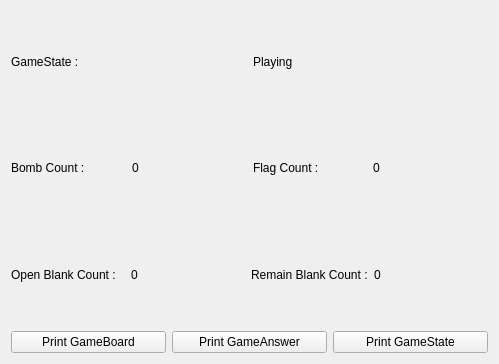
<?xml version="1.0" encoding="UTF-8"?>
<ui version="4.0">
 <class>Game</class>
 <widget class="QWidget" name="Game">
  <property name="geometry">
   <rect>
    <x>0</x>
    <y>0</y>
    <width>499</width>
    <height>364</height>
   </rect>
  </property>
  <property name="windowTitle">
   <string>Form</string>
  </property>
  <layout class="QGridLayout" name="gridLayout_2">
   <item row="0" column="0">
    <layout class="QHBoxLayout" name="horizontalLayout">
     <item>
      <widget class="QLabel" name="label">
       <property name="text">
        <string>GameState :</string>
       </property>
      </widget>
     </item>
     <item>
      <widget class="QLabel" name="gameState">
       <property name="text">
        <string>Playing</string>
       </property>
      </widget>
     </item>
    </layout>
   </item>
   <item row="1" column="0">
    <layout class="QHBoxLayout" name="horizontalLayout_2">
     <item>
      <widget class="QLabel" name="label_4">
       <property name="text">
        <string>Bomb Count :</string>
       </property>
      </widget>
     </item>
     <item>
      <widget class="QLabel" name="bombCount">
       <property name="text">
        <string>0</string>
       </property>
      </widget>
     </item>
     <item>
      <widget class="QLabel" name="label_8">
       <property name="text">
        <string>Flag Count :</string>
       </property>
      </widget>
     </item>
     <item>
      <widget class="QLabel" name="flagCount">
       <property name="text">
        <string>0</string>
       </property>
      </widget>
     </item>
    </layout>
   </item>
   <item row="2" column="0">
    <layout class="QHBoxLayout" name="horizontalLayout_3">
     <item>
      <widget class="QLabel" name="label_6">
       <property name="text">
        <string>Open Blank Count :</string>
       </property>
      </widget>
     </item>
     <item>
      <widget class="QLabel" name="openBlankCount">
       <property name="text">
        <string>0</string>
       </property>
      </widget>
     </item>
     <item>
      <widget class="QLabel" name="label_10">
       <property name="text">
        <string>Remain Blank Count :</string>
       </property>
      </widget>
     </item>
     <item>
      <widget class="QLabel" name="remainBlankCount">
       <property name="text">
        <string>0</string>
       </property>
      </widget>
     </item>
    </layout>
   </item>
   <item row="3" column="0">
    <layout class="QHBoxLayout" name="horizontalLayout_4">
     <item>
      <widget class="QPushButton" name="gameBoardButton">
       <property name="text">
        <string>Print GameBoard</string>
       </property>
      </widget>
     </item>
     <item>
      <widget class="QPushButton" name="gameAnswerButton">
       <property name="text">
        <string>Print GameAnswer</string>
       </property>
      </widget>
     </item>
     <item>
      <widget class="QPushButton" name="gameStateButton">
       <property name="text">
        <string>Print GameState</string>
       </property>
      </widget>
     </item>
    </layout>
   </item>
   <item row="4" column="0">
    <layout class="QGridLayout" name="gridLayout">
     <property name="sizeConstraint">
      <enum>QLayout::SetFixedSize</enum>
     </property>
    </layout>
   </item>
  </layout>
 </widget>
 <resources/>
 <connections/>
</ui>
